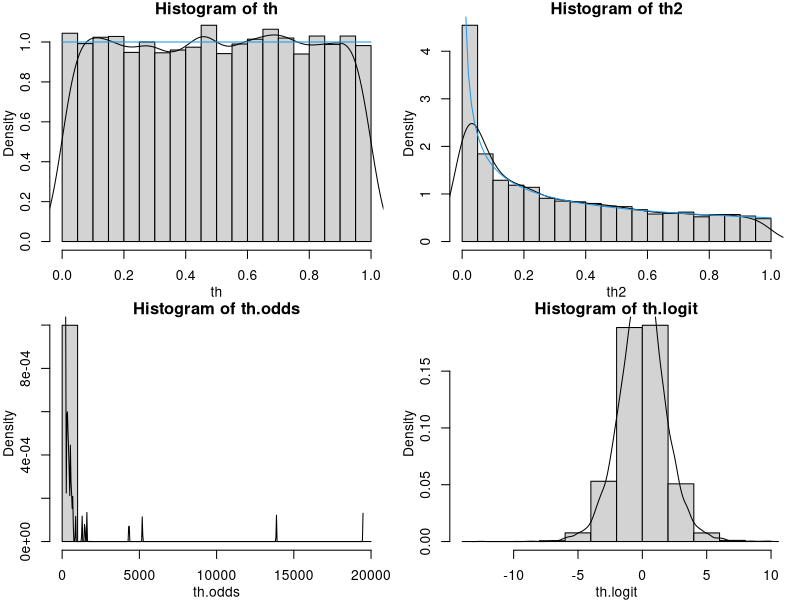
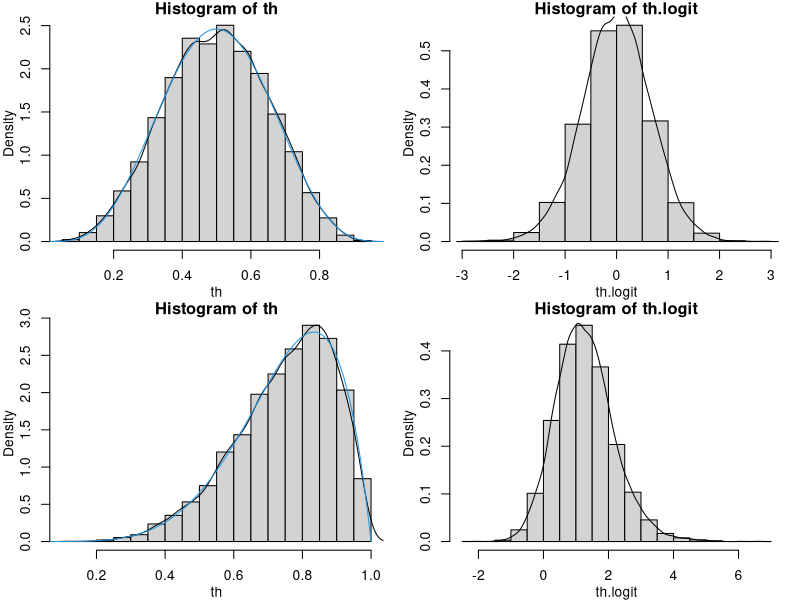
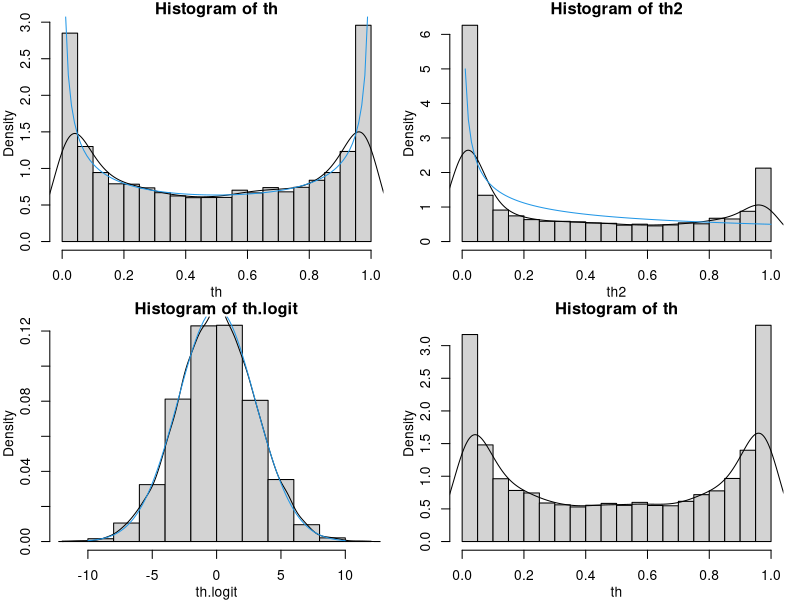
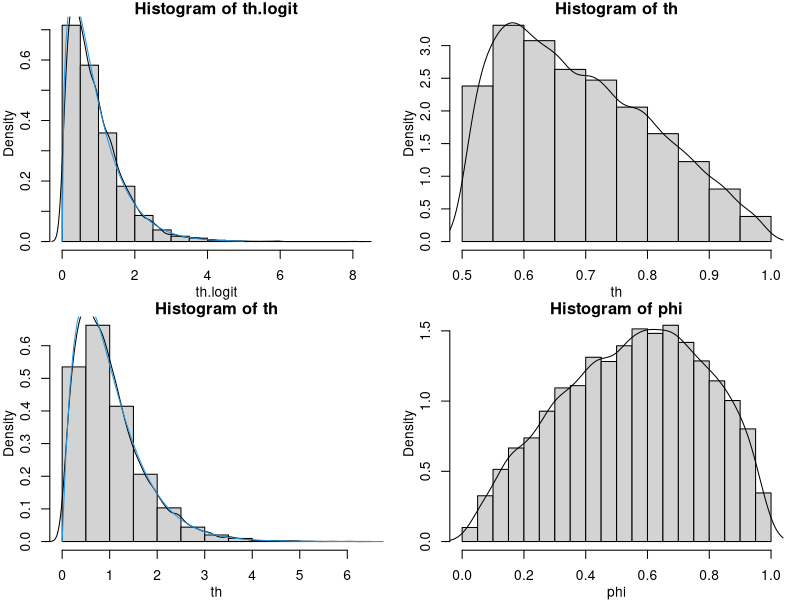
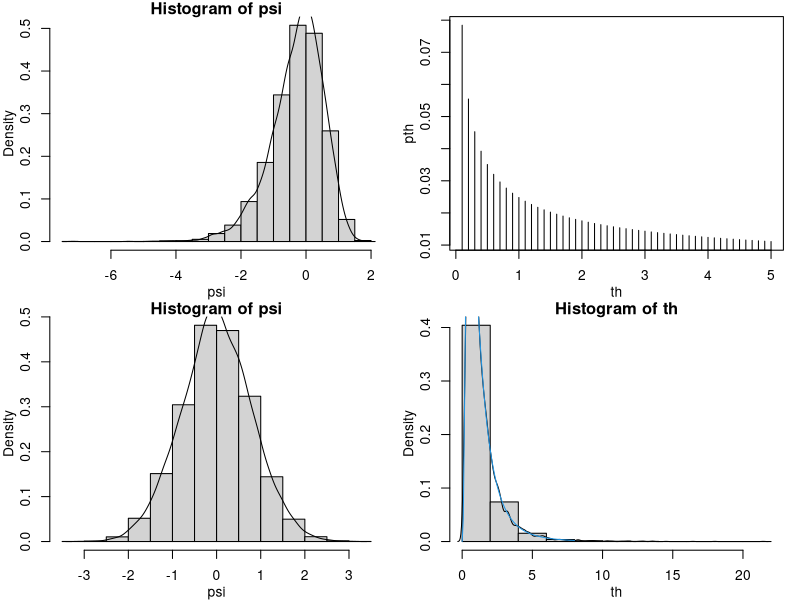
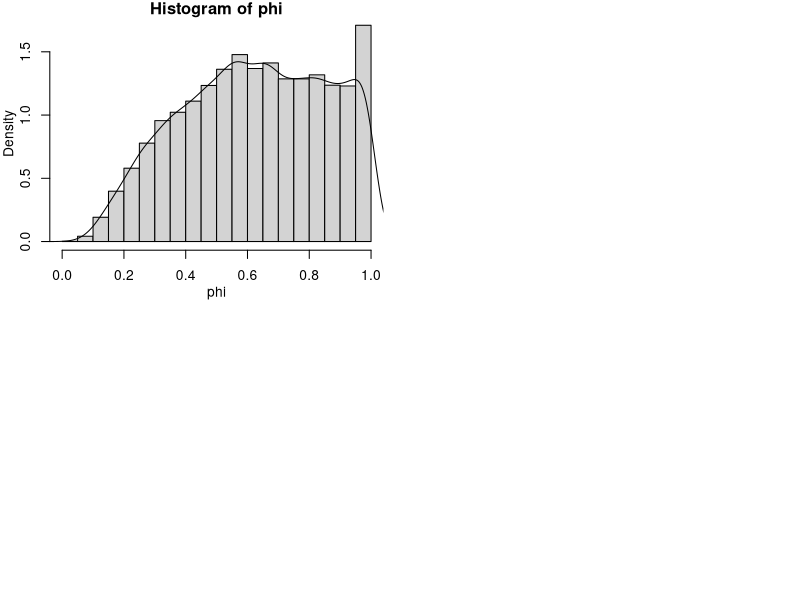

Write the R code that produced these figures, in order.
#-----------------------------------------------------------------------
# Introdução à inferência Bayesiana · CE 227
# web.leg.ufpr.br/ensino/EMR
#
#                                            Prof. Dr. Fernando Mayer
#                                       Prof. Dr. Paulo Justiniano R. Jr
#
#                      Laboratory of Statistics and Geoinformation (LEG)
#                Department of Statistics · Federal University of Paraná
#                                       2019-Ago-29 · Curitiba/PR/Brazil
#-----------------------------------------------------------------------

#



##
## Simulação de distribuições a priori
##
par.ori <- par(no.readonly=TRUE)
nsim <- 10000

## Exemplo 1:
## Y \sim B(\theta)
## \theta \sim B(1, 1)
par(mfrow=c(2,2), mar=c(3,3,1,1), mgp=c(2,1,0))
th <- rbeta(nsim, 1, 1)
hist(th, prob=TRUE); lines(density(th))
curve(dbeta(x, 1, 1), from=0, to=1, col=4, add=TRUE)

th2 <- th^2
hist(th2, prob=TRUE); lines(density(th2))
dth2 <- function(th) 1/(2*sqrt(th))
curve(dth2, from=0, to=1, col=4, add=TRUE)

th.odds <- th/(1-th)
hist(th.odds, prob=TRUE); lines(density(th.odds))

th.logit <- log(th/(1-th))
hist(th.logit, prob=TRUE); lines(density(th.logit))
sd(th.logit)

##
th <- rbeta(nsim, 5, 5)
hist(th, prob=TRUE); lines(density(th))
curve(dbeta(x, 5, 5), from=0, to=1, col=4, add=TRUE)

th.logit <- log(th/(1-th))
hist(th.logit, prob=TRUE); lines(density(th.logit))

##
th <- rbeta(nsim, 6, 2)
hist(th, prob=TRUE); lines(density(th))
curve(dbeta(x, 6, 2), from=0, to=1, col=4, add=TRUE)

th.logit <- log(th/(1-th))
hist(th.logit, prob=TRUE); lines(density(th.logit))

##
th <- rbeta(nsim, 1/2, 1/2)
hist(th, prob=TRUE); lines(density(th))
curve(dbeta(x, 1/2, 1/2), from=0, to=1, col=4, add=TRUE)

th2 <- th^2
hist(th2, prob=TRUE); lines(density(th2))
dth2 <- function(th) 1/(2*sqrt(th))
curve(dth2, from=0, to=1, col=4, add=TRUE)

## experimentar outras possibilidades!!!


## Exemplo 2:
## Y \sim B(\theta)
## \phi = logit(\theta) = log(\theta/(1-\theta)) \sim N(mu, \sigma^2)
th.logit <- rnorm(nsim, m=0, sd=3)
hist(th.logit, prob=TRUE); lines(density(th.logit))
curve(dnorm(x, 0, 3), from=-10, to=10, col=4, add=TRUE)

th <- exp(th.logit)/(1+exp(th.logit))
hist(th, prob=TRUE); lines(density(th))
MASS:::fitdistr(th, densfun="beta", start=list(shape1=1, shape2=1))
##

th.logit <- rgamma(nsim, sh=1.5, sc=0.6)
hist(th.logit, prob=TRUE); lines(density(th.logit))
curve(dgamma(x, sh=1.5, sc=0.6), from=0, to=5, col=4, add=TRUE)

th <- exp(th.logit)/(1+exp(th.logit))
hist(th, prob=TRUE); lines(density(th))
MASS:::fitdistr(th, densfun="beta", start=list(shape1=1, shape2=1))



## experimentar outras possibilidades!!!


## Exemplo 3:
## Y \sim P(\theta)
## \theta \sim G(shape=\alpha, scale=\beta)
## f(\theta) = \frac{\beta^\alpha}{\Gamma(\alpha)} 

th <- rgamma(nsim, 2, 2)
hist(th, prob=TRUE); lines(density(th))
curve(dgamma(x, 2, 2), from=0, to=8, col=4, add=TRUE)

## \phi = P(Y > 0) = 1 - P[Y=0] = 1 - exp{-\theta}
phi <- 1 - exp(-th)
hist(phi, prob=TRUE); lines(density(phi))

## \psi = log(theta)
psi <- log(th)
hist(psi, prob=TRUE); lines(density(psi))

## Como simular da priori de Jeffreys neste caso?
## Uma opção é adotar uma priori discreta (aproximar a contínua por discreta)
th <- seq(0.1, 5, by=0.1)
pth <- 1/sqrt(th)
pth <- pth/sum(pth)
sum(pth)
plot(th, pth, type="h")

sample(th, 10, prob=pth)


## experimentar outras possibilidades!!!


## Exemplo 4:
## Y \sim P(\theta)
## psi = log(\theta) \sim N(\mu, \sigma^2)

psi <- rnorm(nsim, m=0, sd=0.8)
hist(psi, prob=TRUE); lines(density(psi))

th <- exp(psi)
hist(th, prob=TRUE); lines(density(th))
curve(dlnorm(x, 0, 0.8), from=0, to=8, col=4, add=TRUE)

## \phi = P(Y > 0) = 1 - P[Y=0] = 1 - exp{-\theta}
phi <- 1 - exp(-th)
hist(phi, prob=TRUE); lines(density(phi))

